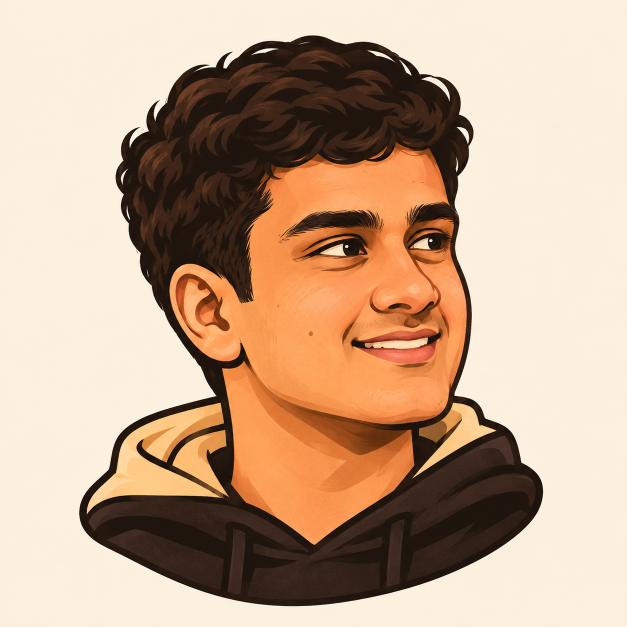
#> input picture assets/portrait.png, 1254 x 1254 px (shown at 1/2 size)
$ python make_ascii_svg.py ../assets/portrait.png out.png
#> lines starting #> are read from the running program, lines starting #| are printed output that depends on the picture
#!/usr/bin/env python3
"""Turn the prepared portrait into a frameless ASCII SVG for the hero card."""
import base64
import html
import os
import sys
from pathlib import Path

from PIL import Image, ImageEnhance

ROOT = Path(__file__).resolve().parents[1]
SOURCE = Path(sys.argv[1]) if len(sys.argv) > 1 else ROOT / "assets" / "portrait-prepped.png"
OUTPUT = Path(sys.argv[2]) if len(sys.argv) > 2 else ROOT / "cards" / "portrait-ascii.svg"
FONT = ROOT / "assets" / "Mono-subset.woff2"
COLS = int(os.getenv("COLS", "180"))
STATIC = os.getenv("STATIC") == "1"
if COLS < 40:
    raise ValueError("COLS must be at least 40 for facial details to read clearly.")

ART_W = 800
CELL_W = ART_W / COLS
CELL_H = CELL_W * 15 / 8
ROWS = round(COLS * 8 / 15)
ART_H = ROWS * CELL_H
PAD = 20
WIDTH, HEIGHT = ART_W + PAD * 2, ART_H
RAMP = " .`:-=+*cs#%@"
INK = "#77797f"

image = Image.open(SOURCE).convert("L")
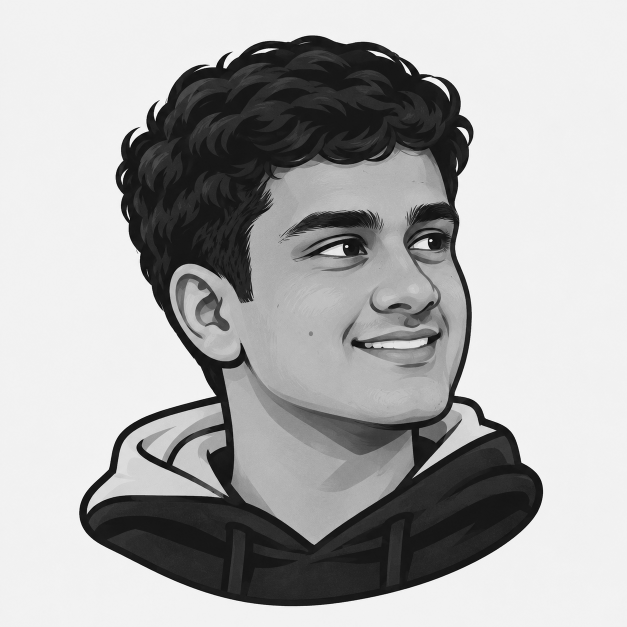
#> image: PIL image 1254x1254 L (shown at 1/2 size); min 0, max 255, mean 172.5
image = ImageEnhance.Contrast(image).enhance(1.05).resize((COLS, ROWS), Image.Resampling.LANCZOS)
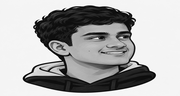
#> image: PIL image 180x96 L; min 0, max 255, mean 171.9
pixels = image.load()
lines = []
for y in range(ROWS):
    chars = []
    for x in range(COLS):
        lum = (pixels[x, y] / 255) ** 1.18
        if lum >= 0.80:
            chars.append(" ")
        else:
            index = max(0, min(len(RAMP) - 1, round((1 - lum) * (len(RAMP) - 1))))
            chars.append(RAMP[index])
    lines.append("".join(chars))
#> after the loop, lines = 96 items

font_css = ""
if FONT.exists():
    encoded = base64.b64encode(FONT.read_bytes()).decode("ascii")
    font_css = f"@font-face{{font-family:ProfileMono;src:url(data:font/woff2;base64,{encoded}) format('woff2')}}"
css = font_css + ".ascii-motion{display:inline}.ascii-fallback{display:none}@media(prefers-reduced-motion:reduce){.ascii-motion{display:none!important}.ascii-fallback{display:inline!important}}"
parts = [
    f'<svg xmlns="http://www.w3.org/2000/svg" width="{WIDTH:.0f}" height="{HEIGHT:.0f}" viewBox="0 0 {WIDTH:.0f} {HEIGHT:.0f}" role="img" aria-label="Vansh Rally portrait in monochrome ASCII art">',
    f"<style>{css}</style>",
]
duration = 5.8 / ROWS
for row, line in enumerate(lines):
    row_y = row * CELL_H
    y = row_y + CELL_H * .74
    safe = html.escape(line)
    text = f'<text xml:space="preserve" x="{PAD}" y="{y:.1f}" fill="{INK}" font-family="ProfileMono,monospace" font-size="{CELL_H*.86:.1f}" textLength="{ART_W:.1f}" lengthAdjust="spacing">{safe}</text>'
    parts.append(f'<g class="ascii-fallback">{text}</g>')
    if STATIC:
        parts.append(text)
    else:
        begin = row * duration
        parts.append(f'<g class="ascii-motion"><clipPath id="ascii-row-{row}"><rect x="{PAD}" y="{row_y:.1f}" width="0" height="{CELL_H:.1f}"><animate attributeName="width" from="0" to="{ART_W:.1f}" begin="{begin:.3f}s" dur="{duration:.3f}s" fill="freeze"/></rect></clipPath><g clip-path="url(#ascii-row-{row})">{text}</g></g>')
#> this loop made 96 passes
#> (row_y, y, begin) on passes 1 to 12: (0, 6.17, 0), (8.33, 14.5, 0.0604), (16.67, 22.83, 0.121), (25, 31.17, 0.181), (33.33, 39.5, 0.242), (41.67, 47.83, 0.302), (50, 56.17, 0.362), (58.33, 64.5, 0.423), (66.67, 72.83, 0.483), (75, 81.17, 0.544), (83.33, 89.5, 0.604), (91.67, 97.83, 0.665)
#> after the loop, parts = 194 items
parts.append("</svg>\n")
OUTPUT.parent.mkdir(parents=True, exist_ok=True)
OUTPUT.write_text("".join(parts), encoding="utf-8")
print(f"wrote {OUTPUT} ({WIDTH:.0f} x {HEIGHT:.0f}, {len(lines)} rows)")
#| wrote out.png (840 x 800, 96 rows)
